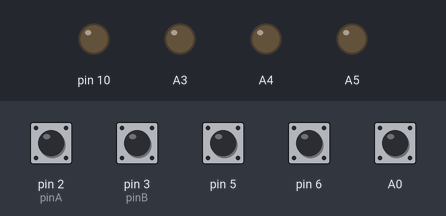
The sketch below on a simulated Arduino Uno, built with avr-gcc and run on an emulated ATmega328P. Shown: output pins drawn as LEDs (lit = HIGH). Inputs (shaded band) come from the test bench; at power-on: A0, pin 2 (pinA), pin 3 (pinB), pin 5, pin 6 HIGH.

Above: at 1.2 s.
1.3 s: A0 pulled LOW for 0.15 s
At 2.5 s:
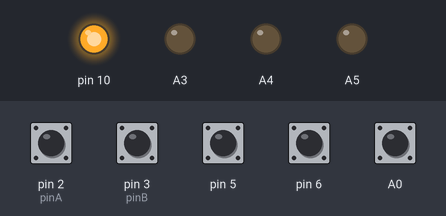
4.8 s: A0 pulled LOW for 1 s
At 6.1 s:
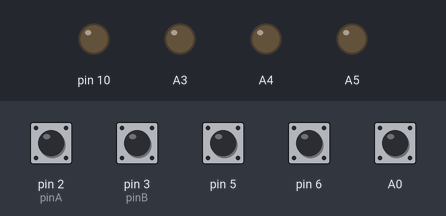
7.3 s: A0 pulled LOW for 3.2 s
At 8.0 s:
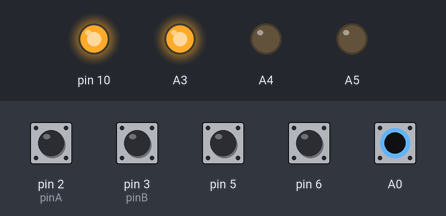
Timing chart, 0 to 12.3 s (numbered marks = the images above; inputs shaded):
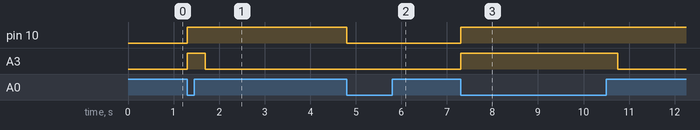

The sketch:

HSWelderController.ino
```cpp
#include "RotaryEncoder.h"
RotaryEncoder rotary;

#include "Digital.h"
Digital button (A0, INPUT_PULLUP);
Digital state (10, OUTPUT);
Digital fRelay (A3, OUTPUT), rRelay (A4, OUTPUT), cRelay (A5, OUTPUT);
Digital fProx (5, INPUT_PULLUP, false), rProx (6, INPUT_PULLUP, false);

boolean isRunning, direction = true; // direction = true => Forward
const int DIRN_CHANGE_DELAY = 500, CUT_PULSE_DELAY = 500;
float cutLength = 20.0; // in cm

void setup() {
  Serial.begin(9600);
  rotary.init ();
}

void loop() {
  if (button.isPressed ()) {
    state.setState (!isRunning);
    if (isRunning) rRelay.off (), fRelay.off (), cRelay.off ();
    else fRelay.on ();

    while (button.isPressed ());
    delay (250);
    isRunning = !isRunning;
    rotary.resetCount ();
  }

  if (!isRunning) return;
  if (fProx.isTriggered () && rProx.isTriggered ()) { // 24V source out or faulty sensors
    fRelay.off (), rRelay.off (), cRelay.off ();
    return;
  }

  if (fProx.isTriggered () && fRelay.isOn ()) // Forward Off | Reverse On
    fRelay.off (), delay (DIRN_CHANGE_DELAY), rRelay.on ();
  else if (rProx.isTriggered () && rRelay.isOn ()) // Forward On | Reverse Off
    rRelay.off (), delay (DIRN_CHANGE_DELAY), fRelay.on ();

  if (rotary.getLength () >= cutLength) {
    cRelay.on (), delay (CUT_PULSE_DELAY), cRelay.off ();
    rotary.resetCount ();
  }

  Serial.println (rotary.getLength ());
}
```

Digital.h
```cpp
class Digital {
  public:
    int pin;
    int mode;

    boolean reverseState;

    Digital () {
    }
    Digital (int pin, int mode) {
      this -> pin = pin;
      this -> mode = mode;
      pinMode (pin, mode);

      if (mode == INPUT_PULLUP)
        reverseState = true;
    }
    Digital (int pin, int mode, boolean reverseState) {
      this -> pin = pin;
      this -> mode = mode;
      this -> reverseState = reverseState;

      pinMode (pin, mode);
    }

    void on () {
      digitalWrite (pin, HIGH);
    }
    void off () {
      digitalWrite (pin, LOW);
    }
    void setState (bool state) {
      digitalWrite (pin, state);
    }
    void flipState() {
      setState (!isOn ());
    }

    int val () {
      int value = digitalRead (pin);

      return (reverseState == true? 1 - value : value);
    }

    bool isOn () {
      return val ();
    }
    bool isOff () {
      return !isOn ();
    }
    bool getState() {
      return val ();
    }
    bool isTriggered () {
      return val ();
    }
    bool isPressed () {
      return val ();
    }
};
```

RotaryEncoder.h
```cpp
#ifndef ROTARYENCODER_H
#define ROTARYENCODER_H

class RotaryEncoder {
  private:
    static int pinA; // Our first hardware interrupt pin (digital pin 2)
    static int pinB; // Our second hardware interrupt pin (digital pin 3)

    volatile byte aFlag = 0; // Flag for expecting a rising edge on pinA
    volatile byte bFlag = 0; // Flag for expecting a rising edge on pinB
    volatile uint16_t reading = 0; // Stores raw interrupt pin readings

    long encoderPos = 0; // Current encoder position
    long oldEncPos = 0; // Last encoder position

    const float diameter = 16.0; // cm
    const float countsPerRev = 1600.0; // 400 PPR * 4 (quadrature)


    // Static pointer to the instance for use in ISRs
    static RotaryEncoder* instance;

    // Static ISR methods
    static void methodA() {
      if (instance) {
        cli(); // Disable interrupts
        instance->reading = PIND & 0xC; // Read pinA and pinB
        if (instance->reading == B00001100 && instance->aFlag) {
          instance->encoderPos--; // Decrement position
          instance->bFlag = 0;
          instance->aFlag = 0;
        } else if (instance->reading == B00000100) {
          instance->bFlag = 1; // Expect pinB transition
        }
        sei(); // Enable interrupts
        instance->oldEncPos = instance->encoderPos;
      }
    }

    static void methodB() {
      if (instance) {
        cli(); // Disable interrupts
        instance->reading = PIND & 0xC; // Read pinA and pinB
        if (instance->reading == B00001100 && instance->bFlag) {
          instance->encoderPos++; // Increment position
          instance->bFlag = 0;
          instance->aFlag = 0;
        } else if (instance->reading == B00001000) {
          instance->aFlag = 1; // Expect pinA transition
        }
        sei(); // Enable interrupts
        instance->oldEncPos = instance->encoderPos;
      }
    }

  public:
    void init() {
      pinMode(pinA, INPUT_PULLUP); // Set pinA as input with pull-up
      pinMode(pinB, INPUT_PULLUP); // Set pinB as input with pull-up

      // Set the instance pointer
      instance = this;

      // Attach interrupts to static methods
      attachInterrupt(digitalPinToInterrupt(pinA), methodA, RISING);
      attachInterrupt(digitalPinToInterrupt(pinB), methodB, RISING);
    }
    void resetCount () {
      encoderPos = 0;
    }
    long getCount() {
      return encoderPos;
    }
    double getLength() {
      const float circumference = PI * diameter; // cm per revolution
      return getCount() * (circumference / countsPerRev); // Distance in cm
    }
};

// Static member definitions
int RotaryEncoder::pinA = 2;
int RotaryEncoder::pinB = 3;
RotaryEncoder* RotaryEncoder::instance = nullptr;

#endif
```

Measured:
- after the input at 1.3 s, pin 10: LOW → HIGH at once; A3: LOW → HIGH at once, → LOW 0.40 s later
- after the input at 4.8 s, pin 10: HIGH → LOW at once
- after the input at 7.3 s, pin 10: LOW → HIGH at once; A3: LOW → HIGH at once, → LOW 3.5 s later
